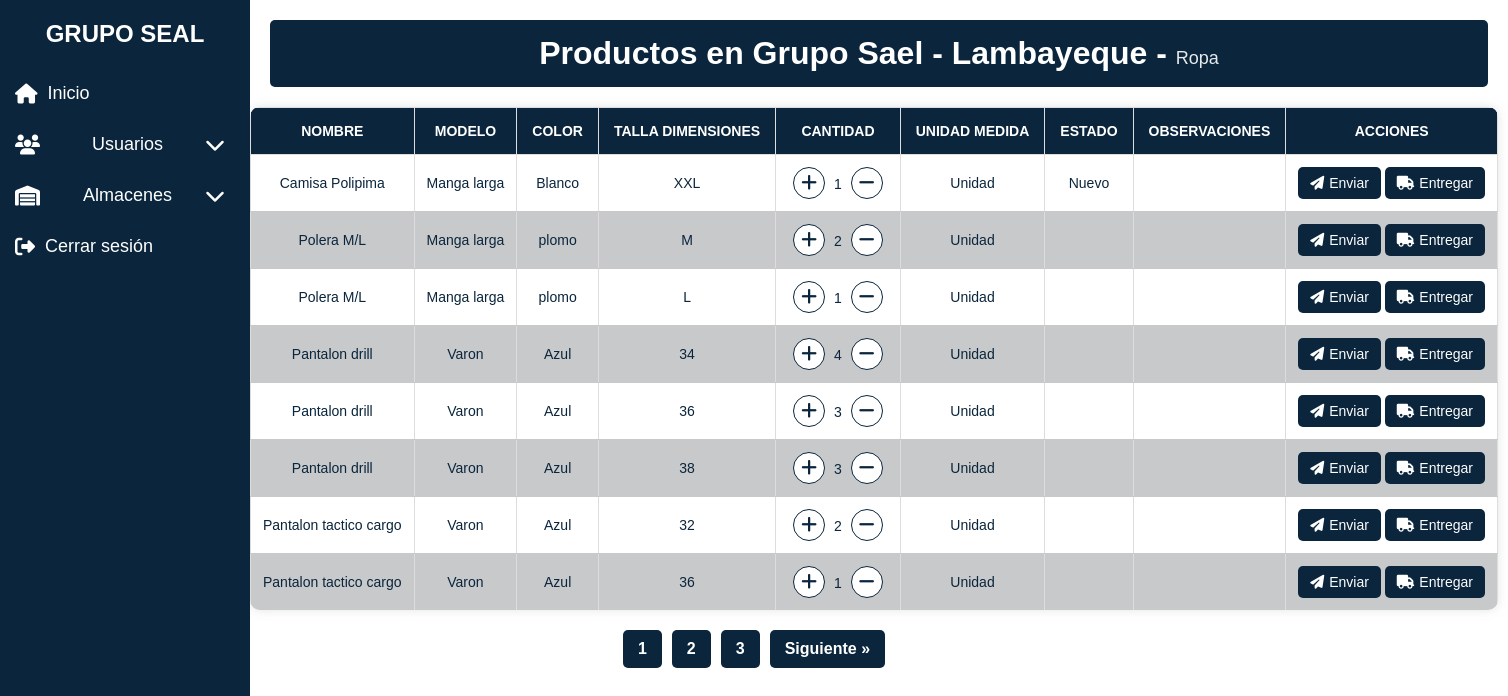
The page /productos/listar.php?almacen_id=1&categoria_id=1 (signed in) on the database its author committed.
### tables this page shows
CREATE TABLE `almacenes` (
  `id` int(11) NOT NULL,
  `nombre` varchar(100) NOT NULL,
  `ubicacion` varchar(255) NOT NULL
);

CREATE TABLE `categorias` (
  `id` int(11) NOT NULL,
  `nombre` varchar(100) NOT NULL
);

CREATE TABLE `productos` (
  `id` int(11) NOT NULL,
  `categoria_id` int(11) NOT NULL,
  `almacen_id` int(11) NOT NULL,
  `nombre` varchar(100) NOT NULL,
  `descripcion` text DEFAULT NULL,
  `modelo` varchar(100) DEFAULT NULL,
  `color` varchar(50) DEFAULT NULL,
  `talla_dimensiones` varchar(50) DEFAULT NULL,
  `cantidad` int(11) NOT NULL DEFAULT 0,
  `unidad_medida` varchar(50) DEFAULT NULL,
  `estado` enum('Nuevo','Usado','Dañado') NOT NULL,
  `observaciones` text DEFAULT NULL
);

### productos/listar.php (the view, shortened to what this page needs)
<?php
require_once "../config/database.php";
$almacen_id = $_GET['almacen_id'];
$categoria_id = $_GET['categoria_id'];
$sql_categoria = "SELECT nombre FROM categorias WHERE id = ?";
$stmt_categoria = $conn->prepare($sql_categoria);
$stmt_categoria->bind_param("i", $categoria_id);
$stmt_categoria->execute();
$result_categoria = $stmt_categoria->get_result();
$categoria = $result_categoria->fetch_assoc();
$sql_almacen = "SELECT nombre FROM almacenes WHERE id = ?";
$stmt_almacen = $conn->prepare($sql_almacen);
$stmt_almacen->bind_param("i", $almacen_id);
$stmt_almacen->execute();
$result_almacen = $stmt_almacen->get_result();
$almacen = $result_almacen->fetch_assoc();
$campos_por_categoria = [
    1 => ["nombre", "modelo", "color", "talla_dimensiones", "cantidad", "unidad_medida", "estado", "observaciones"],
    2 => ["nombre", "modelo", "color", "cantidad", "unidad_medida", "estado", "observaciones"],
    3 => ["nombre", "color", "talla_dimensiones", "cantidad", "unidad_medida", "estado", "observaciones"],
];
$campos_seleccionados = $campos_por_categoria[$categoria_id] ?? ["nombre", "cantidad", "estado"];
$productos_por_pagina = 8;
$pagina_actual = isset($_GET['pagina']) && filter_var($_GET['pagina'], FILTER_VALIDATE_INT) ? $_GET['pagina'] : 1;
$inicio = ($pagina_actual - 1) * $productos_por_pagina;
$sql_total = "SELECT COUNT(*) AS total FROM productos WHERE categoria_id = ? AND almacen_id = ?";
$stmt_total = $conn->prepare($sql_total);
$stmt_total->bind_param("ii", $categoria_id, $almacen_id);
$stmt_total->execute();
$result_total = $stmt_total->get_result();
$total_productos = $result_total->fetch_assoc()['total'];
$total_paginas = ceil($total_productos / $productos_por_pagina);
$columnas_sql = implode(", ", $campos_seleccionados);
$sql_productos = "SELECT $columnas_sql FROM productos WHERE categoria_id = ? AND almacen_id = ? LIMIT ?, ?";
$stmt_productos = $conn->prepare($sql_productos);
$stmt_productos->bind_param("iiii", $categoria_id, $almacen_id, $inicio, $productos_por_pagina);
$stmt_productos->execute();
$productos = $stmt_productos->get_result();
?>
<!DOCTYPE html>
<html lang="es">
<head>
    <link rel="stylesheet" href="../assets/css/styles-listar-productos.css">
    <link rel="stylesheet" href="../assets/css/styles-dashboard.css">
    <link rel="stylesheet" href="https://cdnjs.cloudflare.com/ajax/libs/font-awesome/6.4.2/css/all.min.css">
</head>
<body>
<nav class="sidebar">
    <h2>GRUPO SEAL</h2>
    <ul>
        <li><a href="../dashboard.php"><i class="fas fa-home"></i> Inicio</a></li>
        <li class="submenu-container">
            <a href="#"><i class="fas fa-users"></i> Usuarios <i class="fas fa-chevron-down"></i></a>
        </li>
        <li class="submenu-container">
            <a href="#"><i class="fas fa-warehouse"></i> Almacenes <i class="fas fa-chevron-down"></i></a>
        </li>
        <li><a href="../logout.php"><i class="fas fa-sign-out-alt"></i> Cerrar sesión</a></li>
    </ul>
</nav>
<div class="titulo-productos">
    <h1>Productos en <?php echo htmlspecialchars($almacen['nombre']); ?> -
        <span><?php echo htmlspecialchars($categoria['nombre']); ?></span>
    </h1>
</div>
<?php if ($productos->num_rows > 0): ?>
    <table>
    <thead>
        <tr>
            <?php foreach ($campos_seleccionados as $campo): ?>
                <th><?php echo ucfirst(str_replace("_", " ", $campo)); ?></th>
            <?php endforeach; ?>
            <th>Acciones</th>
        </tr>
    </thead>
    <tbody>
        <?php while ($producto = $productos->fetch_assoc()): ?>
            <tr>
                <?php foreach ($campos_seleccionados as $campo): ?>
                    <td>
                        <?php if ($campo == 'cantidad'): ?>
                            <button class="btn stock aumentar"><i class="fas fa-plus"></i></button>
                            <span><?php echo htmlspecialchars($producto[$campo]); ?></span>
                            <button class="btn stock disminuir"><i class="fas fa-minus"></i></button>
                        <?php else: ?>
                            <?php echo htmlspecialchars($producto[$campo]); ?>
                        <?php endif; ?>
                    </td>
                <?php endforeach; ?>
                <td>
                    <button class="btn enviar"><i class="fas fa-paper-plane"></i> Enviar</button>
                    <button class="btn entregar"><i class="fas fa-truck"></i> Entregar</button>
                </td>
            </tr>
        <?php endwhile; ?>
    </tbody>
</table>
    <div class="paginacion">
        <?php for ($i = 1; $i <= $total_paginas; $i++): ?>
            <a href="?almacen_id=<?php echo $almacen_id; ?>&categoria_id=<?php echo $categoria_id; ?>&pagina=<?php echo $i; ?>"
               class="<?php echo $i == $pagina_actual ? 'activo' : ''; ?>">
                <?php echo $i; ?>
            </a>
        <?php endfor; ?>
        <?php if ($pagina_actual < $total_paginas): ?>
            <a href="?almacen_id=<?php echo $almacen_id; ?>&categoria_id=<?php echo $categoria_id; ?>&pagina=<?php echo $pagina_actual + 1; ?>">Siguiente &raquo;</a>
        <?php endif; ?>
    </div>
<?php else: ?>
    <p>No hay productos registrados en esta categoría.</p>
<?php endif; ?>
</body>
</html>

### assets/css/styles-listar-productos.css (style rules this page uses)
body { font-family: Arial, sans-serif; background-color: #ffffff; color: #ffffff; margin: 0; padding: 0; }
.titulo-productos h1 { text-align: center; color: #ffffff; background-color: #0a253c; padding: 15px; border-radius: 5px; }
.titulo-productos h1 span { font-size: 18px; font-weight: lighter; opacity: 0.9; }
table { width: 95%; max-width: 900px; border-collapse: collapse; background-color: #ffffff; border-radius: 10px; overflow: hidden; box-shadow: 0 0 10px rgba(200, 201, 202, 0.5); }
thead { background-color: #0a253c; color: #ffffff; }
thead th { padding: 15px; text-transform: uppercase; }
tbody tr:nth-child(even) { background-color: #c8c9ca; }
tbody td { padding: 12px; color: #0a253c; text-align: center; border-bottom: 1px solid #c8c9ca; }
tbody tr:last-child td { border-bottom: none; }
.titulo-productos, table { margin-left: 250px; padding: 20px; }
.paginacion { display: flex; justify-content: center; align-items: center; padding: 20px; width: 100%; position: relative; bottom: 0; }
.paginacion a { display: inline-block; padding: 10px 15px; margin: 0 5px; background-color: #0a253c; color: white; text-decoration: none; border-radius: 5px; font-weight: bold; transition: background 0.3s ease; }
table { width: 100%; border-collapse: collapse; }
th, td { padding: 8px; text-align: center; border: 1px solid #ddd; white-space: nowrap; overflow: hidden; text-overflow: ellipsis; height: 45px; font-size: 14px; }
th { background-color: #0a253c; color: white; }
tbody tr { height: 50px; }
.btn { padding: 8px 12px; border: none; border-radius: 5px; cursor: pointer; font-size: 14px; transition: background-color 0.3s ease, transform 0.2s ease; display: inline-flex; align-items: center; gap: 5px; }
.btn.enviar { background-color: #0a253c; color: #ffffff; }
.btn.entregar { background-color: #0a253c; color: #ffffff; }
.btn.stock { background-color: #ffffff; color: #0a253c; font-size: 18px; width: 32px; height: 32px; display: inline-flex; justify-content: center; align-items: center; border-radius: 50%; border: 1px solid #0a253c; cursor: pointer; transition: background-color 0.3s ease, transform 0.2s ease; }
td .btn.stock { margin: 0 5px; }

### assets/css/styles-dashboard.css (style rules this page uses)
* { margin: 0; padding: 0; box-sizing: border-box; font-family: 'Poppins', sans-serif; }
body { background-color: #ffffff; }
.sidebar { width: 250px; height: 100vh; background: #0a253c; color: #ffffff; position: fixed; top: 0; left: 0; padding-top: 20px; }
.sidebar h2 { text-align: center; margin-bottom: 20px; }
.sidebar ul { list-style: none; padding: 0; }
.sidebar ul li { padding: 15px; }
.sidebar ul li a { text-decoration: none; color: #ffffff; font-size: 18px; display: flex; align-items: center; }
.sidebar ul li a i { margin-right: 10px; font-size: 20px; }
.submenu-container a { display: flex; justify-content: space-between; align-items: center; }

### rows shown on the page
almacenes: nombre "Grupo Sael - Lambayeque"
categorias: nombre "Ropa"
productos: nombre "Camisa Polipima", modelo "Manga larga", color "Blanco", talla_dimensiones "XXL", cantidad "1", unidad_medida "Unidad", estado "Nuevo"
productos: nombre "Polera M/L", modelo "Manga larga", color "plomo", talla_dimensiones "M", cantidad "2", unidad_medida "Unidad"
productos: nombre "Polera M/L", modelo "Manga larga", color "plomo", talla_dimensiones "L", cantidad "1", unidad_medida "Unidad"
productos: nombre "Pantalon drill", modelo "Varon", color "Azul", talla_dimensiones "34", cantidad "4", unidad_medida "Unidad"
productos: nombre "Pantalon drill", modelo "Varon", color "Azul", talla_dimensiones "36", cantidad "3", unidad_medida "Unidad"
productos: nombre "Pantalon drill", modelo "Varon", color "Azul", talla_dimensiones "38", cantidad "3", unidad_medida "Unidad"
productos: nombre "Pantalon tactico cargo", modelo "Varon", color "Azul", talla_dimensiones "32", cantidad "2", unidad_medida "Unidad"
productos: nombre "Pantalon tactico cargo", modelo "Varon", color "Azul", talla_dimensiones "36", cantidad "1", unidad_medida "Unidad"

### other values the page prints
str_replace("_", " ", $campo) "NOMBRE"
str_replace("_", " ", $campo) "MODELO"
str_replace("_", " ", $campo) "COLOR"
str_replace("_", " ", $campo) "TALLA DIMENSIONES"
str_replace("_", " ", $campo) "CANTIDAD"
str_replace("_", " ", $campo) "UNIDAD MEDIDA"
str_replace("_", " ", $campo) "ESTADO"
str_replace("_", " ", $campo) "OBSERVACIONES"
